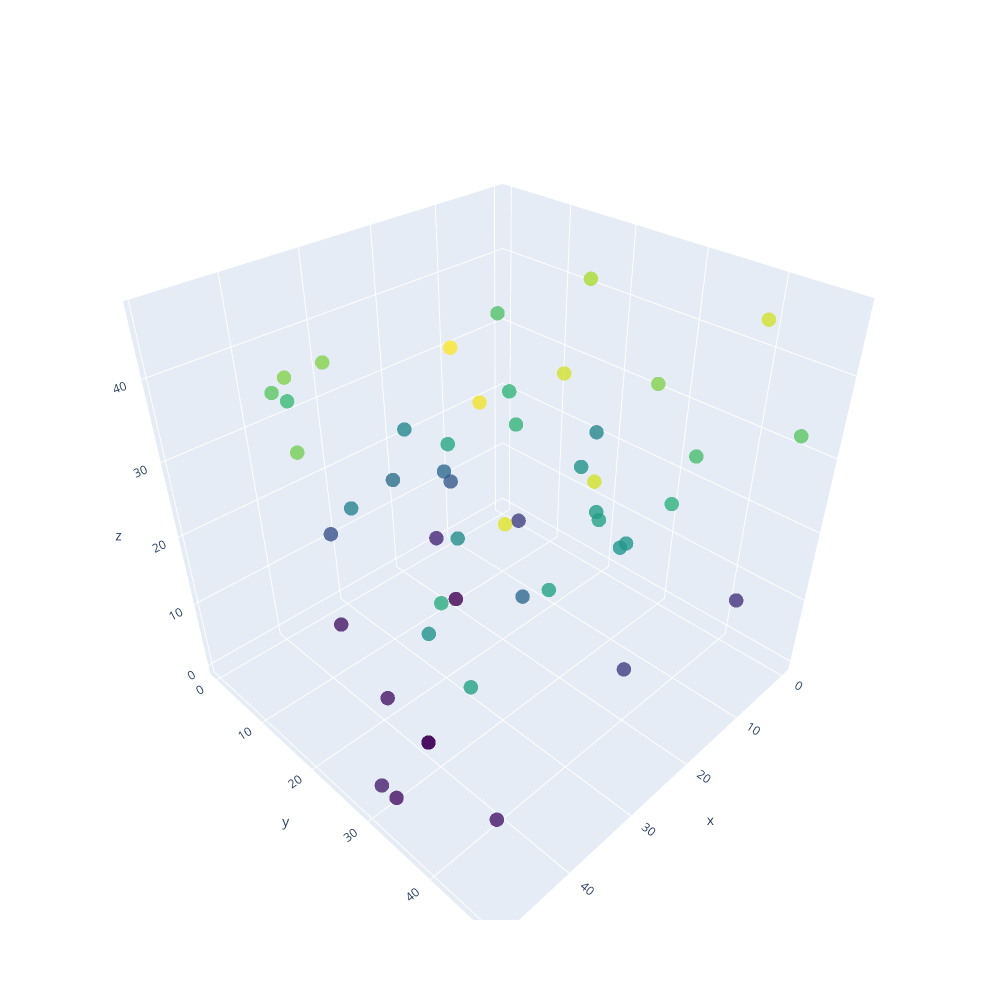

Notebook code cell kept with this figure:
### Markdown cell above
Některé knihovny jako plotly, umožňují udělat 3D graf interaktivní.

### Code cell
import plotly.graph_objects as go 
fig = go.Figure(layout=go.Layout(width=1000, height=1000))
fig.add_trace(go.Scatter3d(
    x=x1, y=x2, z=y,
    mode='markers',
    marker=dict(size=5, color=y, colorscale='Viridis', opacity=0.8),
    name="Data"
))

fig.show()

### Figure 1 — Plotly figure (JSON) as saved in the notebook; plotly's stock layout.template omitted (floating-point values rounded to 4 significant figures)
{"data": [{"marker": {"color": [44, 29, 37, 32, 9, 9, 2, 45, 44, 35, 27, 35, 34, 28, 31, 38, 16, 22, 3, 24, 38, 25, 3, 22, 30, 44, 1, 17, 21, 41, 27, 16, 12, 38, 24, 0, 4, 1, 47, 23, 27, 25, 26, 46, 5, 13, 3, 7, 31, 33], "colorscale": [[0, "#440154"], [0.1111, "#482878"], [0.2222, "#3e4989"], [0.3333, "#31688e"], [0.4444, "#26828e"], [0.5556, "#1f9e89"], [0.6667, "#35b779"], [0.7778, "#6ece58"], [0.8889, "#b5de2b"], [1, "#fde725"]], "opacity": 0.8, "size": 5}, "mode": "markers", "name": "Data", "type": "scatter3d", "x": [25, 44, 45, 35, 22, 10, 48, 47, 1, 5, 34, 38, 4, 24, 19, 33, 16, 19, 43, 12, 38, 21, 36, 2, 18, 37, 40, 23, 34, 0, 48, 27, 32, 11, 44, 20, 49, 40, 33, 31, 22, 22, 20, 37, 17, 14, 40, 1, 14, 13], "y": [33, 36, 17, 0, 41, 13, 32, 47, 40, 48, 40, 2, 3, 15, 21, 5, 5, 1, 42, 25, 5, 39, 7, 19, 42, 47, 28, 3, 9, 15, 44, 30, 1, 34, 34, 11, 31, 28, 26, 24, 36, 39, 34, 34, 4, 4, 21, 42, 15, 41], "z": [44, 29, 37, 32, 9, 9, 2, 45, 44, 35, 27, 35, 34, 28, 31, 38, 16, 22, 3, 24, 38, 25, 3, 22, 30, 44, 1, 17, 21, 41, 27, 16, 12, 38, 24, 0, 4, 1, 47, 23, 27, 25, 26, 46, 5, 13, 3, 7, 31, 33]}], "layout": {"height": 1000, "width": 1000}}
